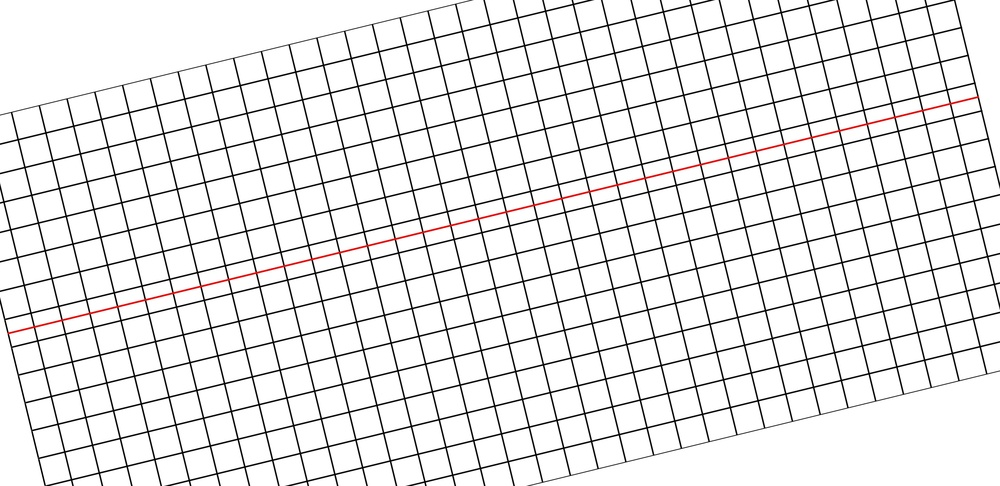
#> input picture image/r_grid.jpg, 1000 x 486 px, shrunk from 3500 x 1700 before the run
$ python confirm_cylinder_image.py
#> lines starting #> are read from the running program, lines starting #| are printed output that depends on the picture
# import
import cv2
import numpy as np
import math
import matplotlib.pyplot as plt
import matplotlib.image as mpimg
import os

### main
if __name__ == "__main__":

    # read image file
    # image = cv2.imread('./image/sample00.jpg')
    # read image size
    # height = image.shape[0]
    # width = image.shape[1]
    #　one side fish eye radius
    # fish_radius = int(width / 4)

    ## 球と人物点と原点を結んだ直線の交点を求める

    # 球体の方程式
    # x^2 + y^2 + z^2 = r^2
    r = 200 #fish_radius
    # グリッドの奥行き
    depth = -300
    depth_type = 2 # 1 is y=depth , 2 is x=depth
    # 直線の公式
    # 媒介変数形式 (x,y,z) = (x1,y1,z1) + t(x2-x1,y2-y1,z-z1)
    # 変形 (x-x1)/(x2-x1) = (y-y1)/(y2-y1)=(z-z1)/(z2-z1)
    # 原点を通る3次元直線の公式
    # x/x2 = y/y2 = z/z2

    # 二次方程式の解を求める
    # ax^2 + bx + c
    # t^2(x^2+y^2+z^2) = r^2
    # x = y = z = 2 # x,y,z = 実態の三次元座標
    # grid search xyz配列
    # read image
    image = cv2.imread('../image/r_grid.jpg')
#> image is the input picture: shape (486, 1000, 3); mean B, G, R 231.1, 231.1, 231.7
    height = image.shape[0]
#> height = 486
    width = image.shape[1]
#> width = 1000
    grid_size = height * width # pixel数
#> grid_size = 486000
    grid = [[0 for i in range(3)] for j in range(grid_size)]
    print ('Play make grid')
    for h in range(height):
        for w in range(width):
            size_i = w + width * h
            if depth_type == 1:
                grid[size_i][0] = width  / 2 - w # x
                grid[size_i][1] = depth          # y
                grid[size_i][2] = height / 2 - h -100 # z
            else:
                grid[size_i][0] = depth          # x
                grid[size_i][1] = width  / 2 - w # y
                grid[size_i][2] = height / 2 - h -100 # z
    #xy軸に対して垂直に立っている人
    #grid = [[200,200,250],[200,250,200],[200,210,150],[200,250,-200],[200,150,-200],[200,190,150],[200,150,200],[200,200,250]] # →xyz ↓index
    #カメラ(球体)に対して垂直に立っている人
    #grid = [[200,200,250],[200-25*math.sqrt(2),200+25*math.sqrt(2),200],[200-5*math.sqrt(2),200+5*math.sqrt(2),150],[200-25*math.sqrt(2),200+25*math.sqrt(2),-200],[200+25*math.sqrt(2),200-25*math.sqrt(2),-200],[200+5*math.sqrt(2),200-5*math.sqrt(2),150],[200+25*math.sqrt(2),200-25*math.sqrt(2),200],[200,200,250]] # →xyz ↓index
    #xy軸に対して垂直に立っている人の顔が前のめりになっている
    #grid = [[150,200,250],[150,250,200],[200,210,150],[200,250,-200],[200,150,-200],[200,190,150],[150,150,200],[150,200,250]] # →xyz ↓index
    #カメラ(球体)に対して垂直に立っている人の顔が前のめりになっている
    #grid = [[150,150,250],[150-25*math.sqrt(2),150+25*math.sqrt(2),200],[200-5*math.sqrt(2),200+5*math.sqrt(2),150],[200-25*math.sqrt(2),200+25*math.sqrt(2),-200],[200+25*math.sqrt(2),200-25*math.sqrt(2),-200],[200+5*math.sqrt(2),200-5*math.sqrt(2),150],[150+25*math.sqrt(2),150-25*math.sqrt(2),200],[150,150,250]] # →xyz ↓index
    #xy軸に対して垂直に立っている人の顔が後ろのめりになっている
    #grid = [[250,200,250],[250,250,200],[200,210,150],[200,250,-200],[200,150,-200],[200,190,150],[250,150,200],[250,200,250]] # →xyz ↓index
    #カメラ(球体)に対して垂直に立っている人の顔が後ろのめりになっている
    #grid = [[250,250,250],[250-25*math.sqrt(2),250+25*math.sqrt(2),200],[200-5*math.sqrt(2),200+5*math.sqrt(2),150],[200-25*math.sqrt(2),200+25*math.sqrt(2),-200],[200+25*math.sqrt(2),200-25*math.sqrt(2),-200],[200+5*math.sqrt(2),200-5*math.sqrt(2),150],[250+25*math.sqrt(2),250-25*math.sqrt(2),200],[250,250,250]] # →xyz ↓index

    cylinder = [[0 for i in range(2)] for j in range(len(grid))] # →xy ↓index
    red = [0 for j in range(len(grid))]

    print ('Now play for grid')
    # grid search for
    for grid_i in range(len(grid)): # grid配列に入れられた要素をすべて検証
        #print ('Now play is for grid NO.' + str(grid_i))
        h = int(grid_i / width)
        w = int(grid_i % width)
        if image[h][w][2] > 50 and image[h][w][0] < 50:
            # 検索対象座標
            x = grid[grid_i][0]
            y = grid[grid_i][1]
            z = grid[grid_i][2]

            a = (x**2 + y**2 + z**2)
            b = 0
            c = -(r**2)
            t = [0]*2
            real = imag = 0 # 虚部と実部の変数

            # 判別式 D
            d = b * b - 4 * a * c

            # 判別式による条件分岐
            if d > 0: # 球と直線(原点)の交点はこの計算のみが使われる
                t[0] = (-b + math.sqrt(d)) / (2*a)
                t[1] = (-b - math.sqrt(d)) / (2*a)
            ## 以下は二次方程式用の式
            elif d == 0:
                t[0] = t[1] = -b / (2*a)
            else: # bが0,cがマイナスの値をとるため入ることはない
                real = -b / (2*a)
                imag - math.sqrt(-d) / (2*a)
                t[0].real = real
                t[0].imag = imag
                t[1].real = real
                t[0].imag = -imag

            # x,y,zを求める
            cross_x = [0]*2
            cross_y = [0]*2
            cross_z = [0]*2
            for i in range(len(t)):
                cross_x[i] = x * t[i]
                cross_y[i] = y * t[i]
                cross_z[i] = z * t[i]

            # 注目点に近い点を採用する
            # x,y,zのどれかが近い(差が少ない)場合、他の二つも近いと言える
            cross_index = 0
            if math.fabs(x - cross_x[0]) > math.fabs(x - cross_x[1]):
                cross_index = 1

            x = cross_x[cross_index]
            y = cross_y[cross_index]
            z = cross_z[cross_index]

            ## xyz座標から緯度経度を求める
            # xyz座標　→ 極座標　変換
            # 原点からの距離 r(distance) = sqrt(x^2+y^2+z^2)
            # z軸からの変換 θ = acos(z/sqrt(x^2+y^2+z^2))
            # x軸からの変換 φ = atan(y/x)
            distance = math.sqrt(x**2 + y**2 + z**2)
            theta = math.acos(z/distance) # 値域:0~pi # 緯度
            phi = math.atan2(y,x) # 値域:-pi~pi # 経度

            if phi < 0:
                phi = 2 * math.pi + phi
            ## 円筒展開
            cylinder_x = phi * r # 経度 * 球体半径
            cylinder_y = theta * r # 経度 * 球体半径

            cylinder[grid_i][0] = cylinder_x
            cylinder[grid_i][1] = cylinder_y
            red[grid_i] = 1
        elif image[h][w][0] < 50:
            # 検索対象座標
            x = grid[grid_i][0]
            y = grid[grid_i][1]
            z = grid[grid_i][2]

            a = (x**2 + y**2 + z**2)
            b = 0
            c = -(r**2)
            t = [0]*2
            real = imag = 0 # 虚部と実部の変数

            # 判別式 D
            d = b * b - 4 * a * c

            # 判別式による条件分岐
            if d > 0: # 球と直線(原点)の交点はこの計算のみが使われる
                t[0] = (-b + math.sqrt(d)) / (2*a)
                t[1] = (-b - math.sqrt(d)) / (2*a)
            ## 以下は二次方程式用の式
            elif d == 0:
                t[0] = t[1] = -b / (2*a)
            else: # bが0,cがマイナスの値をとるため入ることはない
                real = -b / (2*a)
                imag - math.sqrt(-d) / (2*a)
                t[0].real = real
                t[0].imag = imag
                t[1].real = real
                t[0].imag = -imag

            # x,y,zを求める
            cross_x = [0]*2
            cross_y = [0]*2
            cross_z = [0]*2
            for i in range(len(t)):
                cross_x[i] = x * t[i]
                cross_y[i] = y * t[i]
                cross_z[i] = z * t[i]

            # 注目点に近い点を採用する
            # x,y,zのどれかが近い(差が少ない)場合、他の二つも近いと言える
            cross_index = 0
            if math.fabs(x - cross_x[0]) > math.fabs(x - cross_x[1]):
                cross_index = 1

            x = cross_x[cross_index]
            y = cross_y[cross_index]
            z = cross_z[cross_index]

            ## xyz座標から緯度経度を求める
            # xyz座標　→ 極座標　変換
            # 原点からの距離 r(distance) = sqrt(x^2+y^2+z^2)
            # z軸からの変換 θ = acos(z/sqrt(x^2+y^2+z^2))
            # x軸からの変換 φ = atan(y/x)
            distance = math.sqrt(x**2 + y**2 + z**2)
            theta = math.acos(z/distance) # 値域:0~pi # 緯度
            phi = math.atan2(y,x) # 値域:-pi~pi # 経度

            if phi < 0:
                phi = 2 * math.pi + phi
            ## 円筒展開
            cylinder_x = phi * r # 経度 * 球体半径
            cylinder_y = theta * r # 経度 * 球体半径

            cylinder[grid_i][0] = cylinder_x
            cylinder[grid_i][1] = cylinder_y
        else:
            cylinder[grid_i][0] = -1
            cylinder[grid_i][1] = -1
#> after the loop, cylinder = 486000 items; red = 486000 items

    # branck result image
    cylinder_height = int(math.pi * r)     # 緯度MAX = 180度 = pi
#> cylinder_height = 628
    cylinder_width  = int(math.pi * r * 2) # 経度MAX = 360度 = 2pi
#> cylinder_width = 1256
    result = np.zeros((cylinder_height+1, cylinder_width+1, 3), np.uint8)

    print ('Play make result image')
    for i in range(len(cylinder)):
        if red[i] == 1:
            result[int(cylinder[i][1])][int(cylinder[i][0])][0] = 0
            result[int(cylinder[i][1])][int(cylinder[i][0])][1] = 0
            result[int(cylinder[i][1])][int(cylinder[i][0])][2] = 255
        elif cylinder[i][1] > 0:
            result[int(cylinder[i][1])][int(cylinder[i][0])][0] = 255
            result[int(cylinder[i][1])][int(cylinder[i][0])][1] = 255
            result[int(cylinder[i][1])][int(cylinder[i][0])][2] = 255
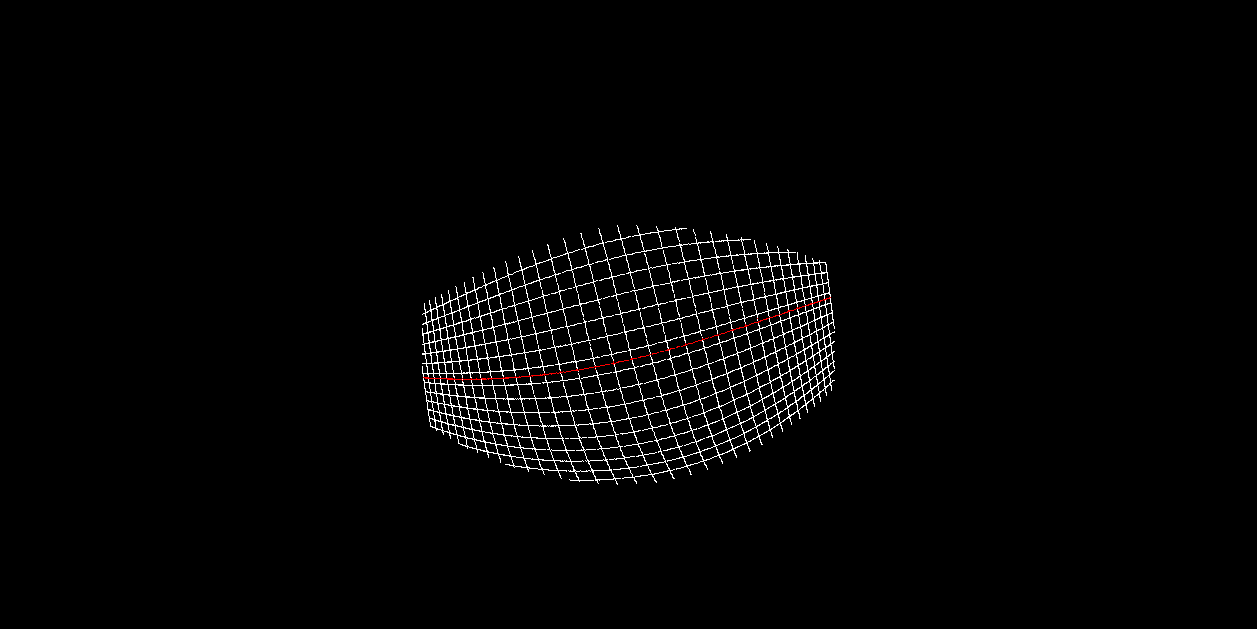
#> result: shape (629, 1257, 3); mean of channels 0, 1, 2 4.3, 4.3, 4.5; drawn as B, G, R


    print ('Now play show')
    while True:
        #gray = cv2.cvtColor(result, cv2.COLOR_BGR2GRAY)
        cv2.imshow("detected.jpg", result)
        k = cv2.waitKey(1) # 1msec待つ
#> (key Esc is pressed here)
        if k == 27: # ESCキーで終了
            cv2.imwrite("detected.jpg", result)
            break
